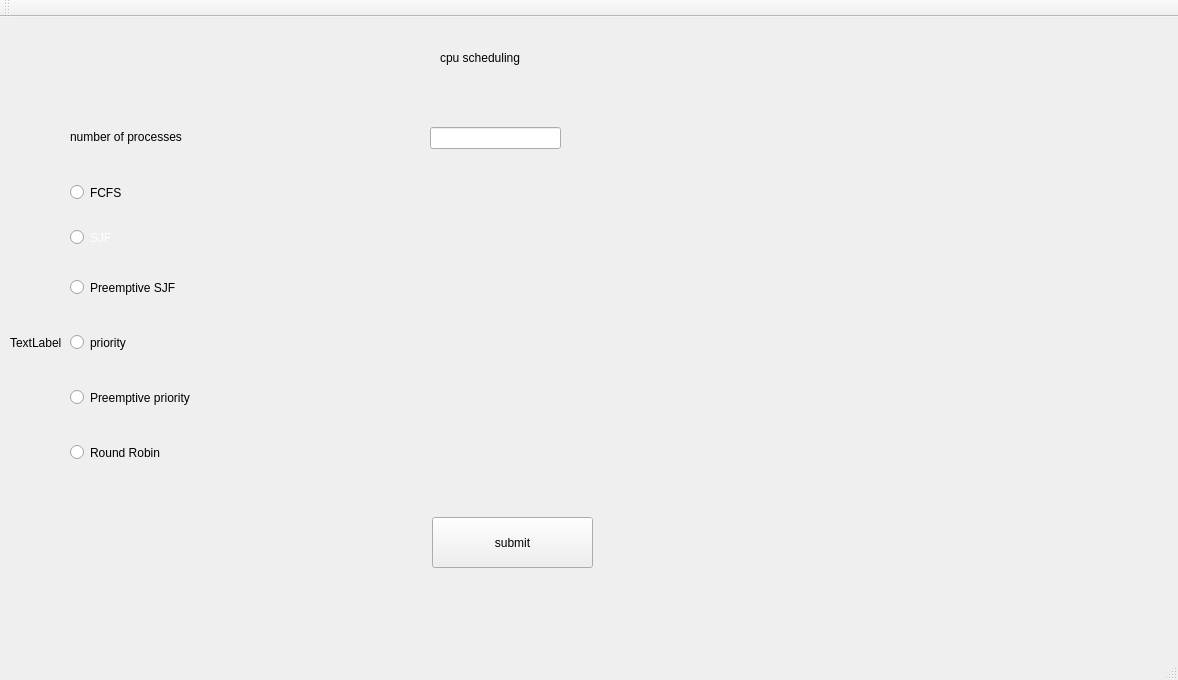
<?xml version="1.0" encoding="UTF-8"?>
<ui version="4.0">
 <class>MainWindow</class>
 <widget class="QMainWindow" name="MainWindow">
  <property name="geometry">
   <rect>
    <x>0</x>
    <y>0</y>
    <width>1178</width>
    <height>680</height>
   </rect>
  </property>
  <property name="windowTitle">
   <string>MainWindow</string>
  </property>
  <widget class="QWidget" name="centralWidget">
   <widget class="QLabel" name="label">
    <property name="geometry">
     <rect>
      <x>10</x>
      <y>10</y>
      <width>1161</width>
      <height>631</height>
     </rect>
    </property>
    <property name="text">
     <string>TextLabel</string>
    </property>
   </widget>
   <widget class="QRadioButton" name="SJF">
    <property name="geometry">
     <rect>
      <x>70</x>
      <y>190</y>
      <width>211</width>
      <height>61</height>
     </rect>
    </property>
    <property name="styleSheet">
     <string notr="true">color: rgb(255, 255, 255);</string>
    </property>
    <property name="text">
     <string>SJF</string>
    </property>
   </widget>
   <widget class="QRadioButton" name="FCFS">
    <property name="geometry">
     <rect>
      <x>70</x>
      <y>150</y>
      <width>201</width>
      <height>51</height>
     </rect>
    </property>
    <property name="text">
     <string>FCFS</string>
    </property>
   </widget>
   <widget class="QRadioButton" name="RoundRobin">
    <property name="geometry">
     <rect>
      <x>70</x>
      <y>410</y>
      <width>321</width>
      <height>51</height>
     </rect>
    </property>
    <property name="text">
     <string>Round Robin</string>
    </property>
   </widget>
   <widget class="QRadioButton" name="priority">
    <property name="geometry">
     <rect>
      <x>70</x>
      <y>300</y>
      <width>281</width>
      <height>51</height>
     </rect>
    </property>
    <property name="text">
     <string>priority</string>
    </property>
   </widget>
   <widget class="QRadioButton" name="Preemptivepriority">
    <property name="geometry">
     <rect>
      <x>70</x>
      <y>360</y>
      <width>351</width>
      <height>41</height>
     </rect>
    </property>
    <property name="text">
     <string>Preemptive priority </string>
    </property>
   </widget>
   <widget class="QLabel" name="lab">
    <property name="geometry">
     <rect>
      <x>70</x>
      <y>89</y>
      <width>361</width>
      <height>61</height>
     </rect>
    </property>
    <property name="text">
     <string>number of processes</string>
    </property>
   </widget>
   <widget class="QLabel" name="label_3">
    <property name="geometry">
     <rect>
      <x>440</x>
      <y>20</y>
      <width>321</width>
      <height>41</height>
     </rect>
    </property>
    <property name="text">
     <string>cpu scheduling </string>
    </property>
   </widget>
   <widget class="QPushButton" name="submitdata">
    <property name="geometry">
     <rect>
      <x>432</x>
      <y>500</y>
      <width>161</width>
      <height>51</height>
     </rect>
    </property>
    <property name="text">
     <string>submit</string>
    </property>
   </widget>
   <widget class="QLineEdit" name="processes">
    <property name="geometry">
     <rect>
      <x>430</x>
      <y>110</y>
      <width>131</width>
      <height>22</height>
     </rect>
    </property>
   </widget>
   <widget class="QRadioButton" name="PreemptiveSJF">
    <property name="geometry">
     <rect>
      <x>70</x>
      <y>250</y>
      <width>281</width>
      <height>41</height>
     </rect>
    </property>
    <property name="text">
     <string>Preemptive SJF</string>
    </property>
   </widget>
  </widget>
  <widget class="QMenuBar" name="menuBar">
   <property name="geometry">
    <rect>
     <x>0</x>
     <y>0</y>
     <width>1178</width>
     <height>26</height>
    </rect>
   </property>
  </widget>
  <widget class="QToolBar" name="mainToolBar">
   <attribute name="toolBarArea">
    <enum>TopToolBarArea</enum>
   </attribute>
   <attribute name="toolBarBreak">
    <bool>false</bool>
   </attribute>
  </widget>
  <widget class="QStatusBar" name="statusBar"/>
 </widget>
 <layoutdefault spacing="6" margin="11"/>
 <resources/>
 <connections/>
</ui>
